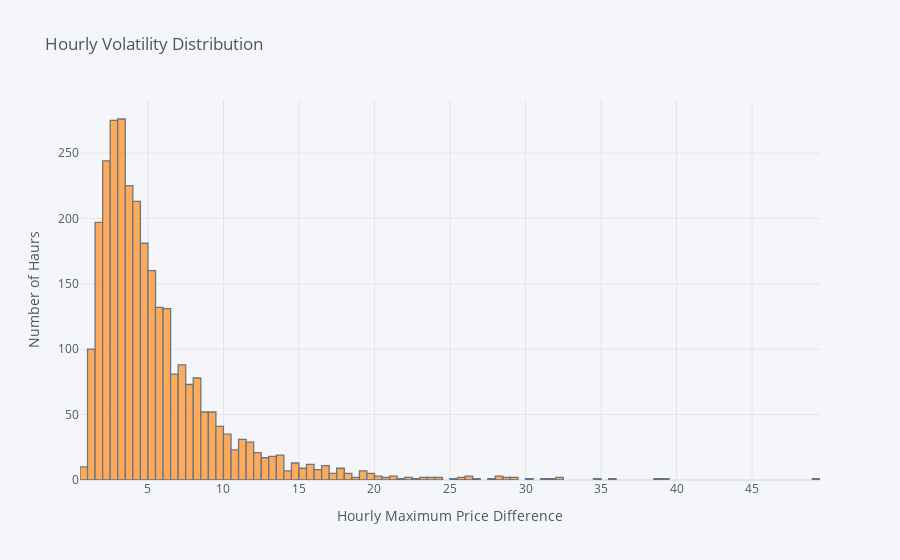

The code cell stored with this chart in its notebook:
### Markdown cell above
__________________________![image.png](attachment:51e601ca-0e8a-494b-8828-90b684f8e9b6.png)

### Code cell
Ask_1h_2024[['Volatility']].iplot(
                                        kind='hist',
                                        barmode='overlay',
                                        xTitle='Hourly Maximum Price Difference',
                                        yTitle='Number of Haurs',
                                        title='Hourly Volatility Distribution')

### Figure 1 — Plotly figure (JSON) as saved in the notebook; plotly's stock layout.template omitted (floating-point values rounded to 4 significant figures; data arrays with more than 128 entries replaced by an {"elided": "..."} marker saying what was removed)
{"data": [{"histfunc": "count", "histnorm": "", "marker": {"color": "rgba(255, 153, 51, 1.0)", "line": {"color": "#4D5663", "width": 1.3}}, "name": "Volatility", "opacity": 0.8, "orientation": "v", "type": "histogram", "x": {"elided": "2938 float values"}}], "layout": {"autosize": true, "barmode": "overlay", "legend": {"bgcolor": "#F5F6F9", "font": {"color": "#4D5663"}}, "paper_bgcolor": "#F5F6F9", "plot_bgcolor": "#F5F6F9", "title": {"font": {"color": "#4D5663"}, "text": "Hourly Volatility Distribution"}, "xaxis": {"autorange": true, "gridcolor": "#E1E5ED", "range": [0.5, 49.5], "showgrid": true, "tickfont": {"color": "#4D5663"}, "title": {"font": {"color": "#4D5663"}, "text": "Hourly Maximum Price Difference"}, "type": "linear", "zerolinecolor": "#E1E5ED"}, "yaxis": {"autorange": true, "gridcolor": "#E1E5ED", "range": [0, 290.5], "showgrid": true, "tickfont": {"color": "#4D5663"}, "title": {"font": {"color": "#4D5663"}, "text": "Number of Haurs"}, "zerolinecolor": "#E1E5ED"}}}
